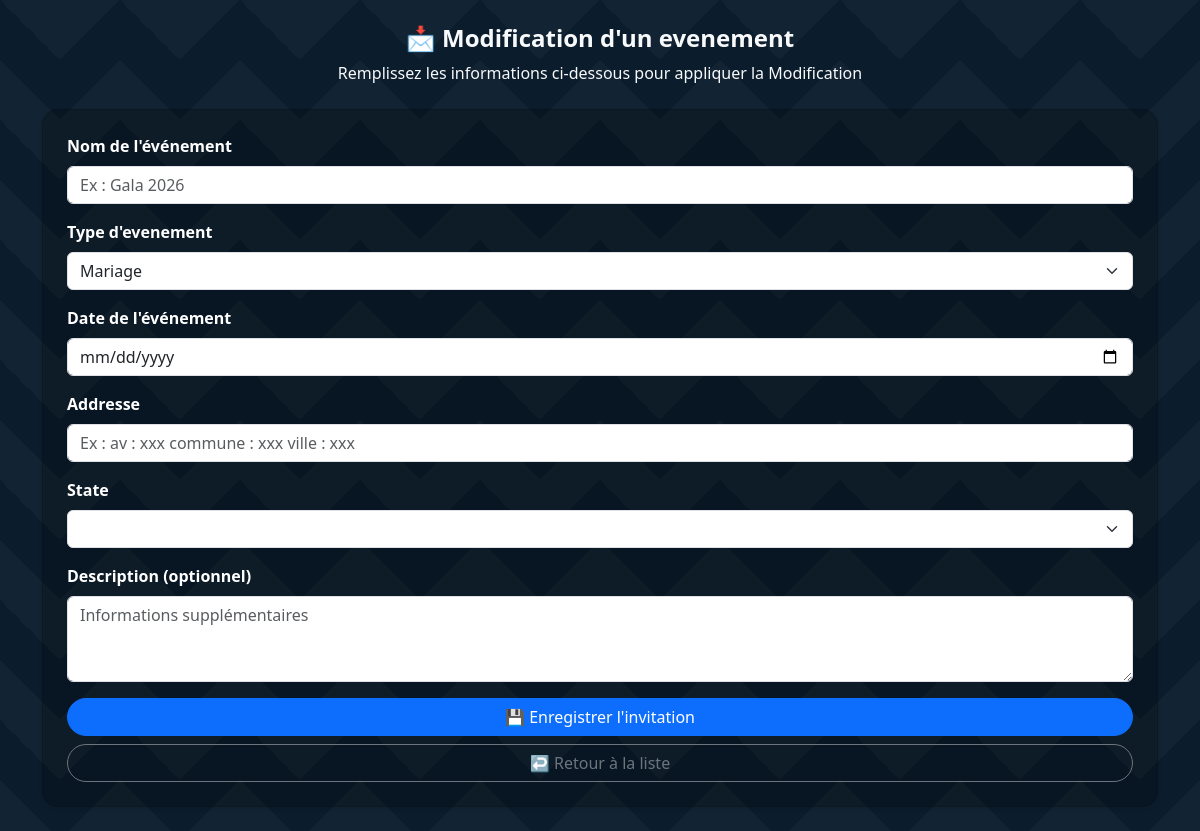
Page /edit_event/ac56cf4e-f3fa-4ba7-af09-00906b388e56 on the earlier database version.
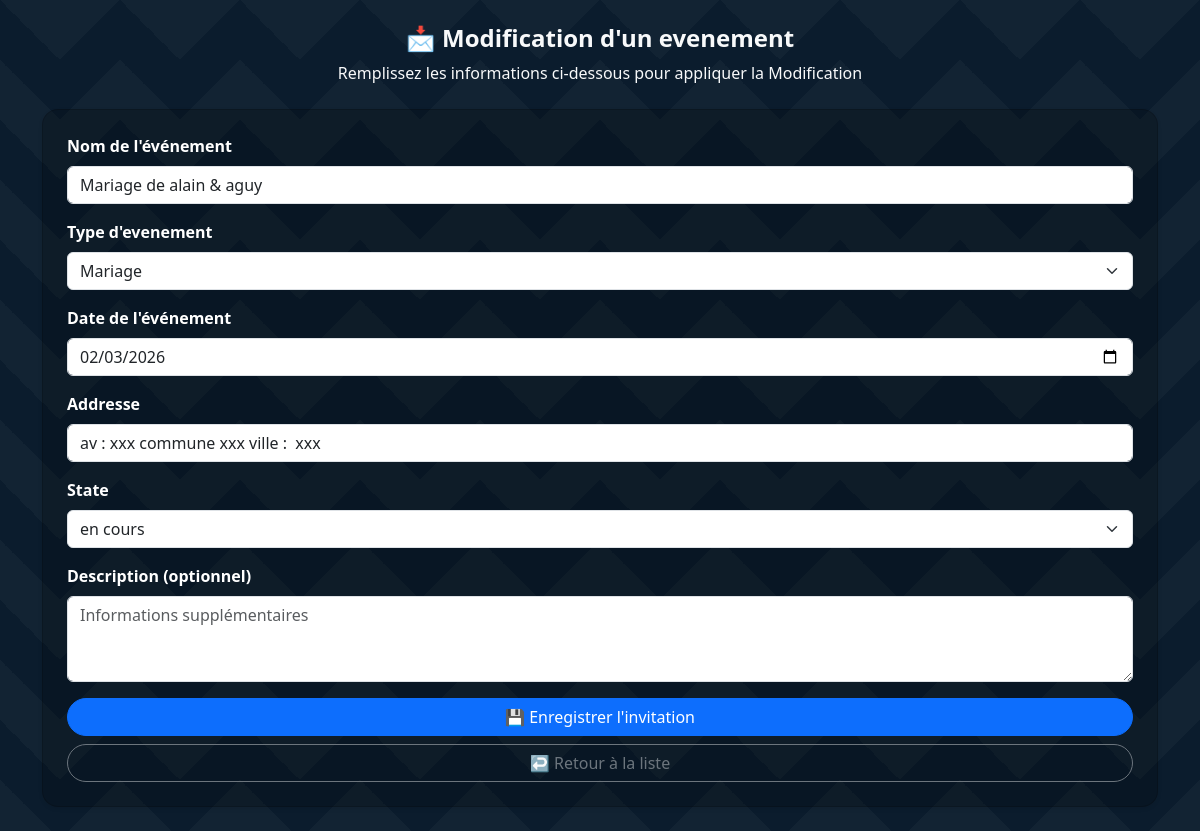
Same page on the later database version.
### models.py (models this page shows)
class Event(Base): #event table
    __tablename__="events"
    id = Column(String,primary_key=True,unique=True,default=lambda :str(uuid4()))
    name = Column(String(50))
    type = Column(String(50))
    date = Column(Date)
    address = Column(String(50))
    description = Column(Text,nullable=True)
    created_date = Column(DateTime,default=datetime.now())
    state = Column(String,default="en cours")
    guests = relationship("Guest",back_populates="event",cascade="all,delete")

### Routers/event.py (the view)
@Root.get("/edit_event/{event_id}")#la root pour la modification d'un evenement
def editEvent(request:Request,event_id : str,event:Session = Depends(connecting)):
    editEvent = event.query(Event).filter(Event.id == event_id).first()
    return templates.TemplateResponse("Event/Forms/edit_form.html",{'request':request,"event":editEvent})

### Templates/Event/Forms/edit_form.html (shortened to what this page needs)
<!DOCTYPE html>
<html lang="fr">
<head>
    <link href="https://cdn.jsdelivr.net/npm/bootstrap@5.3.2/dist/css/bootstrap.min.css" rel="stylesheet">
</head>
<body >
<div class="container py-4">
    <div class="mb-4 text-center text-light">
        <h4 class="fw-bold">📩 Modification d'un evenement</h4>
        <p class="text-light">Remplissez les informations ci-dessous pour appliquer la Modification</p>
    </div>
    <div class="card shadow-sm rounded-4 p-4">
        <form method="post" action="/edit_event/{{event.id}}">
            <div class="mb-3">
                <label for="titre" class="form-label fw-semibold">Nom de l'événement</label>
                <input type="text" class="form-control" id="titre" name="eventName" placeholder="Ex : Gala 2026" value="{{event.name}}" required>
            </div>
            <div class="mb-3">
                <label for="lieu" class="form-label fw-semibold">Type d'evenement</label>
                <select name="eventType" id="eventState" class="form-select">
                    <option value="Mariage"{%if event.type == 'Mariage' %}selected{%endif%}>Mariage</option>
                </select>
            </div>
            <div class="mb-3">
                <label for="date" class="form-label fw-semibold">Date de l'événement</label>
                <input type="date" class="form-control" id="date" name="eventDate" value="{{event.date}}" required>
            </div>
            <div class="mb-3">
                <label for="lieu" class="form-label fw-semibold">Addresse</label>
                <input type="text" class="form-control" id="lieu" name="eventAddress" placeholder="Ex : av : xxx commune : xxx ville : xxx" value="{{event.address}}" required>
            </div>
               <div class="mb-3">
                    <label for="lieu" class="form-label fw-semibold">State</label>
                    <select name="eventState" id="eventState" class="form-select">
                        <option value="{{event.state}}">{{event.state}}</option>
                        <option value="en cours">en cours</option>
                    </select>
                </div>
            <div class="mb-3">
                <label for="description" class="form-label fw-semibold">Description (optionnel)</label>
                <textarea class="form-control" id="description" name="eventDescription" rows="3" value="{{event.description}}" placeholder="Informations supplémentaires"></textarea>
            </div>
            <div class="d-grid gap-2">
                <button type="submit" class="btn btn-primary rounded-pill">💾 Enregistrer l'invitation</button>
                <a href="{{url_for('event_list')}}" class="btn btn-outline-secondary rounded-pill">↩️ Retour à la liste</a>
            </div>
        </form>
    </div>
</div>
</body>
</html>

Differences in the rows shown:
added Event: eventName "Mariage de alain & aguy", eventType "Mariage", eventDate "02/03/2026", eventAddress "av : xxx commune xxx ville : xxx", eventState "en cours", eventDescription "Informations supplémentaires"
Other differences:
form field eventType: "Mariage" → (not shown)
form field eventDescription: "Informations supplémentaires" → (not shown)
